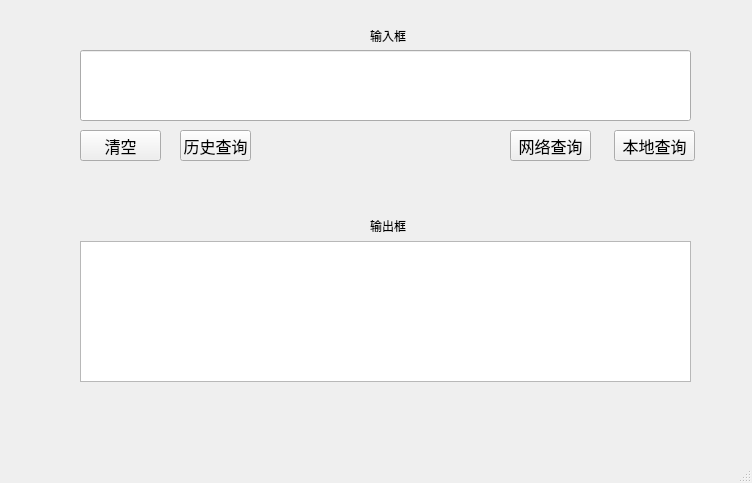
<?xml version="1.0" encoding="UTF-8"?>
<ui version="4.0">
 <class>dictionary</class>
 <widget class="QMainWindow" name="dictionary">
  <property name="geometry">
   <rect>
    <x>0</x>
    <y>0</y>
    <width>752</width>
    <height>483</height>
   </rect>
  </property>
  <property name="windowTitle">
   <string>词典</string>
  </property>
  <widget class="QWidget" name="centralwidget">
   <widget class="QLineEdit" name="lineEdit">
    <property name="geometry">
     <rect>
      <x>80</x>
      <y>50</y>
      <width>611</width>
      <height>71</height>
     </rect>
    </property>
   </widget>
   <widget class="QLabel" name="label">
    <property name="geometry">
     <rect>
      <x>370</x>
      <y>30</y>
      <width>54</width>
      <height>12</height>
     </rect>
    </property>
    <property name="font">
     <font>
      <family>微软雅黑</family>
     </font>
    </property>
    <property name="text">
     <string>输入框</string>
    </property>
   </widget>
   <widget class="QPushButton" name="pushButton">
    <property name="geometry">
     <rect>
      <x>80</x>
      <y>130</y>
      <width>81</width>
      <height>31</height>
     </rect>
    </property>
    <property name="font">
     <font>
      <family>微软雅黑</family>
      <pointsize>12</pointsize>
     </font>
    </property>
    <property name="text">
     <string>清空</string>
    </property>
   </widget>
   <widget class="QPushButton" name="pushButton_2">
    <property name="geometry">
     <rect>
      <x>614</x>
      <y>130</y>
      <width>81</width>
      <height>31</height>
     </rect>
    </property>
    <property name="font">
     <font>
      <family>微软雅黑</family>
      <pointsize>12</pointsize>
     </font>
    </property>
    <property name="text">
     <string>本地查询</string>
    </property>
   </widget>
   <widget class="QTextBrowser" name="textBrowser">
    <property name="geometry">
     <rect>
      <x>80</x>
      <y>241</y>
      <width>611</width>
      <height>141</height>
     </rect>
    </property>
   </widget>
   <widget class="QLabel" name="label_2">
    <property name="geometry">
     <rect>
      <x>370</x>
      <y>220</y>
      <width>54</width>
      <height>12</height>
     </rect>
    </property>
    <property name="font">
     <font>
      <family>微软雅黑</family>
     </font>
    </property>
    <property name="text">
     <string>输出框</string>
    </property>
   </widget>
   <widget class="QPushButton" name="pushButton_3">
    <property name="geometry">
     <rect>
      <x>510</x>
      <y>130</y>
      <width>81</width>
      <height>31</height>
     </rect>
    </property>
    <property name="font">
     <font>
      <family>微软雅黑</family>
      <pointsize>12</pointsize>
     </font>
    </property>
    <property name="text">
     <string>网络查询</string>
    </property>
   </widget>
   <widget class="QPushButton" name="pushButton_4">
    <property name="geometry">
     <rect>
      <x>180</x>
      <y>130</y>
      <width>71</width>
      <height>31</height>
     </rect>
    </property>
    <property name="font">
     <font>
      <family>微软雅黑</family>
      <pointsize>12</pointsize>
     </font>
    </property>
    <property name="text">
     <string>历史查询</string>
    </property>
   </widget>
  </widget>
  <widget class="QMenuBar" name="menubar">
   <property name="geometry">
    <rect>
     <x>0</x>
     <y>0</y>
     <width>752</width>
     <height>23</height>
    </rect>
   </property>
  </widget>
  <widget class="QStatusBar" name="statusbar"/>
 </widget>
 <resources/>
 <connections/>
</ui>
